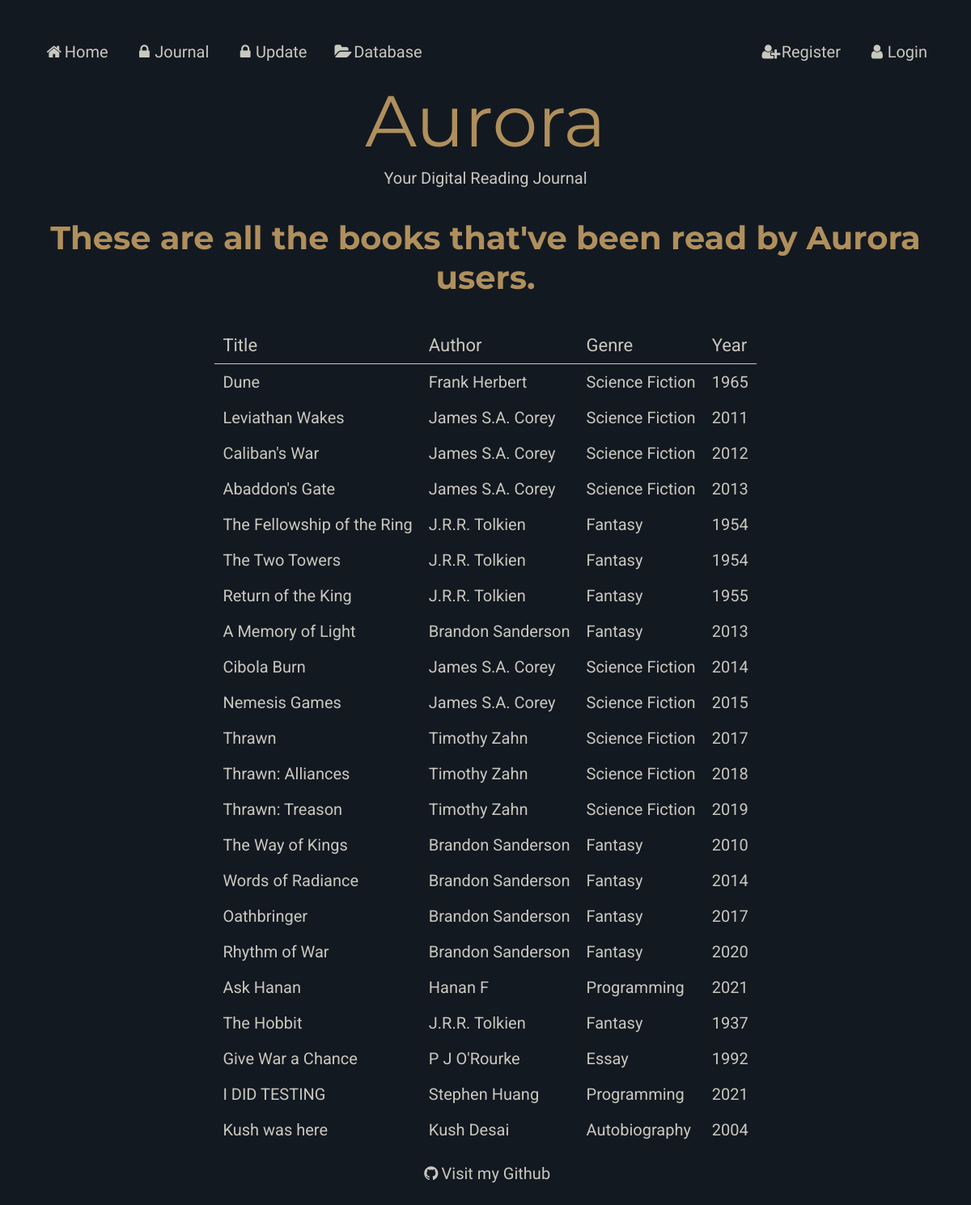
/books, run on the app's committed database.
### models.py (models this page shows)
class Books (db.Model):
    __tablename__ = "Books"
    bookid = db.Column(db.Integer, primary_key=True)
    title = db.Column(db.String(80))
    synopsis = db.Column(db.String(80))
    year = db.Column(db.String(80))
    authors = db.relationship("Authors", secondary=BooksAuthors, back_populates="books" )
    users = db.relationship("Users", secondary=BooksUsers, back_populates="books")
    genres = db.relationship("Genres", secondary=BooksGenres, back_populates="books")

### main.py (the view)
@app.route('/books')
def books():
    book = models.Books.query.all()  #  All books
    return render_template("allbooks.html", book=book, page_title="Books")

### main.py (called while the page is built)
@app.context_processor
def add_current_user():
    if session.get('user'): #  if a user is logged in
        return dict(current_user=models.Users.query.get(session['user'])) #  current user is equal to userinfo of user session
    return dict(current_user=None) #  otherwise current user is none

### templates/allbooks.html
{% extends "layout.html" %}
{% block content %}
{% if current_user %}
<h1>Hey {{current_user.username}}, these are all the books read by Aurora users.</h1>
{% else %}
<h1>These are all the books that've been read by Aurora users.</h1>
{% endif %}
<table id="books">
        <tr>
            <th colspan = 1>Title</th>
            <th colspan = 1>Author</th>
            <th colspan = 1>Genre</th>
            <th colspan = 1>Year</th>
        </tr>
    {% for book in book %}
        <tr>
            <td> <a href="/book/{{ book.title }}"> {{ book.title }} </a></td>
            <td> <a href="/author/{{ book.authors|map(attribute='name')|join(', ') }}">{{ book.authors|map(attribute="name")|join(", ") }}</a></td>
            <td> <a href="/genre/{{ book.genres|map(attribute='name')|join(', ') }}"> {{ book.genres|map(attribute="name")|join(", ") }}</a></td>
            <td>{{ book.year }}</td>
        </tr>
    {% endfor %}
</table>
{% endblock %}

### templates/layout.html (shortened to what this page needs)
<!DOCTYPE html>
<html lang='en'>
    <head>
        <link rel="stylesheet" href="/static/styles.css">
        <link rel="stylesheet" href="https://cdnjs.cloudflare.com/ajax/libs/font-awesome/4.7.0/css/font-awesome.min.css">
    </head>
    <body>
        {% include "nav.html" %}
        <header>Aurora</header>
        <subhead>Your Digital Reading Journal</subhead>
        {% block content %}{% endblock %}
        {% include "footer.html" %}
    </body>
</html>

### templates/nav.html
<nav>
    <ul>
        <li><a href="/"><i class="fa fa-fw fa-home"></i>Home</a></li>
        {% if current_user %}
        <li><a href="/journal"><i class="fa fa-fw fa-book"></i>Journal</a></li>
        <li><a href="/update"><i class="fa fa-fw fa-edit"></i>Update</a></li>
        {% else %}
        <li><a href="/"><i class="fa fa-fw fa-lock"></i>Journal</a></li>
        <li><a href="/"><i class="fa fa-fw fa-lock"></i>Update</a></li>
        {% endif %}
        <li><a href="/books"><i class="fa fa-fw fa-folder-open"></i>Database</a></li>
        {% if current_user %}
        <li><a href="/logout"><i class="fa fa-fw fa-user-o"></i>Logout</a></li>
        <li><a><i class="fa fa-fw fa-user-circle"></i>Logged in as {{current_user.username}}</a></li>
        {% else %}
        <li><a href="/login"><i class="fa fa-fw fa-user"></i>Login</a></li>
        <li><a href="/signup"><i class="fa fa-fw fa-user-plus"></i>Register</a></li>
        {% endif %}
    </ul>
</nav>

### templates/footer.html
<footer>
    <a href="https://github.com/StephenHuang17253/aurora"><i class="fa fa-fw fa-github"></i>Visit my Github</a>
</footer>

### static/styles.css (style rules this page uses)
:root { --bg-color: #131921; --main-color: #af8f5c; --sub-color: #3a506c; --text-color: #c9c8bf; --button-color-green: #2E8B57; --button-color-red: #B22222; --font-aurora: "Montserrat"; --font-header: "Montserrat"; --font-body: "Roboto"; --font-nav: "Julius Sans One"; }
html { height: 100%; }
body { font-family: var(--font-body); color: var(--text-color) ; font-size: 20px; background-color: var(--bg-color); padding: 30px; text-align: center; min-height: 100%; }
h1 { font-family: var(--font-header); color: var(--main-color) ; padding: 10px; }
header { font-family: var(--font-aurora); color: var(--main-color) ; font-size: 445%; padding: 5px; }
subhead { font-family: var(--font-body); padding: 10px; }
ul { list-style-type: none; margin: 0; padding: 0; overflow: hidden; font-family: var(--font-nav); }
li { float: left; }
li a { display: block; color: var(--text-color); text-align: center; padding: 14px 16px; text-decoration: none; }
li:nth-child(5) { float: right; }
li:last-child { float: right; }
table { border-collapse: collapse; margin: auto; text-align: left; }
th, td { text-align: left; padding: 10px; }
tr { text-align: left; }
th { font-family: var(--font-body);; font-weight: normal; font-size: 110%; color: var(--text-color); border-bottom: thin solid var(--text-color); }
a:link { color: var(--text-color); background-color: transparent; text-decoration: none; cursor: pointer; }
footer { padding-top: 20px; left: 0; bottom: 0; width: 100%; background-color: var(--bg-color); color: var(--text-color); text-align: center; font-family: var(--font-nav); }

### data on the page
Books: title "Dune", authors|map "Frank Herbert", genres|map "Science Fiction", year "1965"
Books: title "Leviathan Wakes", authors|map "James S.A. Corey", genres|map "Science Fiction", year "2011"
Books: title "Caliban's War", authors|map "James S.A. Corey", genres|map "Science Fiction", year "2012"
Books: title "Abaddon's Gate", authors|map "James S.A. Corey", genres|map "Science Fiction", year "2013"
Books: title "The Fellowship of the Ring", authors|map "J.R.R. Tolkien", genres|map "Fantasy", year "1954"
Books: title "The Two Towers", authors|map "J.R.R. Tolkien", genres|map "Fantasy", year "1954"
Books: title "Return of the King", authors|map "J.R.R. Tolkien", genres|map "Fantasy", year "1955"
Books: title "A Memory of Light", authors|map "Brandon Sanderson", genres|map "Fantasy", year "2013"
Books: title "Cibola Burn", authors|map "James S.A. Corey", genres|map "Science Fiction", year "2014"
Books: title "Nemesis Games", authors|map "James S.A. Corey", genres|map "Science Fiction", year "2015"
Books: title "Thrawn", authors|map "Timothy Zahn", genres|map "Science Fiction", year "2017"
Books: title "Thrawn: Alliances", authors|map "Timothy Zahn", genres|map "Science Fiction", year "2018"
Books: title "Thrawn: Treason", authors|map "Timothy Zahn", genres|map "Science Fiction", year "2019"
Books: title "The Way of Kings", authors|map "Brandon Sanderson", genres|map "Fantasy", year "2010"
Books: title "Words of Radiance", authors|map "Brandon Sanderson", genres|map "Fantasy", year "2014"
Books: title "Oathbringer", authors|map "Brandon Sanderson", genres|map "Fantasy", year "2017"
Books: title "Rhythm of War", authors|map "Brandon Sanderson", genres|map "Fantasy", year "2020"
Books: title "Ask Hanan", authors|map "Hanan F", genres|map "Programming", year "2021"
Books: title "The Hobbit", authors|map "J.R.R. Tolkien", genres|map "Fantasy", year "1937"
Books: title "Give War a Chance", authors|map "P J O'Rourke", genres|map "Essay", year "1992"
Books: title "I DID TESTING", authors|map "Stephen Huang", genres|map "Programming", year "2021"
Books: title "Kush was here", authors|map "Kush Desai", genres|map "Autobiography", year "2004"
